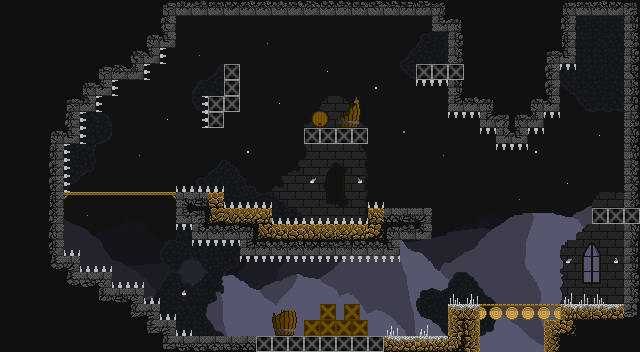

Tiled map render using the project's own tile images. Description and the map definition, with tile-layer contents summarised, below:
An orthogonal 40x22 tile map with 16x16 px tiles, 6 tile layers (Background Background, Lower Background, Middle Background, Upper Background, ...), 13 tilesets and 62 objects.

<map version="1.2" tiledversion="1.2.1" orientation="orthogonal" renderorder="right-down" width="40" height="22" tilewidth="16" tileheight="16" infinite="0" nextlayerid="15" nextobjectid="71">
 <tileset firstgid="1" source="AllSprites.tsx" />
 <tileset firstgid="197" source="DesignOne.tsx" />
 <tileset firstgid="218" source="Dirt.tsx" />
 <tileset firstgid="282" source="Sparkle.tsx" />
 <tileset firstgid="308" source="Grey Bricks.tsx" />
 <tileset firstgid="418" source="Grass.tsx" />
 <tileset firstgid="448" source="comet.tsx" />
 <tileset firstgid="473" source="MidBackground.tsx" />
 <tileset firstgid="563" source="Mountains.tsx" />
 <tileset firstgid="564" source="GBBackground.tsx" />
 <tileset firstgid="636" source="Wood Boxes.tsx" />
 <tileset firstgid="648" source="Barrel.tsx" />
 <tileset firstgid="660" source="Torch.tsx" />
 <objectgroup id="3" name="Ground">
  <object id="1" x="176" y="192" width="48" height="32" />
  <object id="2" x="192" y="224" width="80" height="16" />
  <object id="3" x="224" y="208" width="48" height="16" />
  <object id="4" x="240" y="240" width="160" height="16" />
  <object id="5" x="272" y="224" width="160" height="16" />
  <object id="6" x="368" y="208" width="64" height="16" />
  <object id="7" x="0" y="0" width="176" height="48" />
  <object id="8" x="0" y="48" width="160" height="16" />
  <object id="9" x="0" y="64" width="144" height="16" />
  <object id="10" x="0" y="80" width="112" height="16" />
  <object id="11" x="0" y="96" width="96" height="16" />
  <object id="12" x="0" y="112" width="80" height="32" />
  <object id="13" x="0" y="144" width="64" height="192" />
  <object id="14" x="64" y="256" width="16" height="96" />
  <object id="15" x="80" y="272" width="32" height="80" />
  <object id="16" x="112" y="288" width="32" height="64" />
  <object id="17" x="144" y="304" width="16" height="48" />
  <object id="18" x="160" y="320" width="16" height="32" />
  <object id="19" x="0" y="336" width="480" height="16" />
  <object id="21" x="448" y="304" width="192" height="48" />
  <object id="22" x="592" y="208" width="48" height="16" />
  <object id="23" x="624" y="0" width="16" height="352" />
  <object id="24" x="208" y="96" width="16" height="32" />
  <object id="25" x="224" y="64" width="16" height="48" />
  <object id="26" x="304" y="128" width="64" height="16" />
  <object id="27" x="416" y="64" width="48" height="16" />
  <object id="28" x="448" y="0" width="112" height="112" />
  <object id="29" x="544" y="0" width="32" height="64" />
  <object id="30" x="432" y="0" width="16" height="32" />
  <object id="31" x="496" y="80" width="32" height="64" />
  <object id="32" x="480" y="96" width="64" height="32" />
  <object id="33" x="128" y="0" width="512" height="16" />
 </objectgroup>
 <objectgroup id="5" name="Spikes">
  <object id="35" x="204" y="96" width="4" height="32" />
  <object id="40" x="160" y="48" width="4" height="16" />
  <object id="41" x="144" y="64" width="4" height="16" />
  <object id="42" x="112" y="80" width="4" height="16" />
  <object id="43" x="96" y="96" width="4" height="16" />
  <object id="44" x="80" y="112" width="4" height="32" />
  <object id="45" x="64" y="144" width="4" height="48" />
  <object id="46" x="204" y="96" width="4" height="32" />
  <object id="47" x="176" y="188" width="48" height="4" />
  <object id="48" x="224" y="204" width="48" height="4" />
  <object id="49" x="272" y="220" width="96" height="4" />
  <object id="50" x="368" y="204" width="16" height="4" />
  <object id="52" x="176" y="224" width="16" height="4" />
  <object id="53" x="192" y="240" width="48" height="4" />
  <object id="54" x="240" y="256" width="160" height="4" />
  <object id="55" x="64" y="252" width="16" height="4" />
  <object id="56" x="80" y="268" width="32" height="4" />
  <object id="59" x="112" y="284" width="32" height="4" />
  <object id="60" x="144" y="300" width="16" height="4" />
  <object id="61" x="160" y="316" width="16" height="4" />
  <object id="62" x="176" y="332" width="16" height="4" />
  <object id="63" x="416" y="80" width="32" height="4" />
  <object id="64" x="448" y="112" width="32" height="4" />
  <object id="65" x="480" y="128" width="16" height="4" />
  <object id="66" x="496" y="144" width="32" height="4" />
  <object id="67" x="528" y="128" width="16" height="4" />
  <object id="68" x="544" y="112" width="16" height="4" />
  <object id="69" x="560" y="64" width="16" height="4" />
 </objectgroup>
 <objectgroup id="6" name="Trampolines" />
 <objectgroup id="7" name="One Way Platforms">
  <object id="70" x="64" y="192" width="112" />
 </objectgroup>
 <objectgroup id="8" name="Crumble Platforms" />
 <objectgroup id="9" name="Goal" visible="0">
  <object id="34" x="576" y="16" width="48" height="16" />
 </objectgroup>
 <layer id="1" name="Background Background" width="40" height="22">
  <data>[880 cells, 880 non-empty, 1 distinct tile ids]</data>
 </layer>
 <layer id="11" name="Lower Background" width="40" height="22">
  <data>[880 cells, 34 non-empty, 15 distinct tile ids]</data>
 </layer>
 <layer id="14" name="Middle Background" width="40" height="22">
  <data>[880 cells, 53 non-empty, 26 distinct tile ids]</data>
 </layer>
 <layer id="13" name="Upper Background" width="40" height="22">
  <data>[880 cells, 89 non-empty, 51 distinct tile ids]</data>
 </layer>
 <layer id="2" name="Graphics" width="40" height="22">
  <data>[880 cells, 436 non-empty, 125 distinct tile ids]</data>
 </layer>
 <layer id="12" name="Design" width="40" height="22">
  <data>[880 cells, 10 non-empty, 7 distinct tile ids]</data>
 </layer>
</map>
